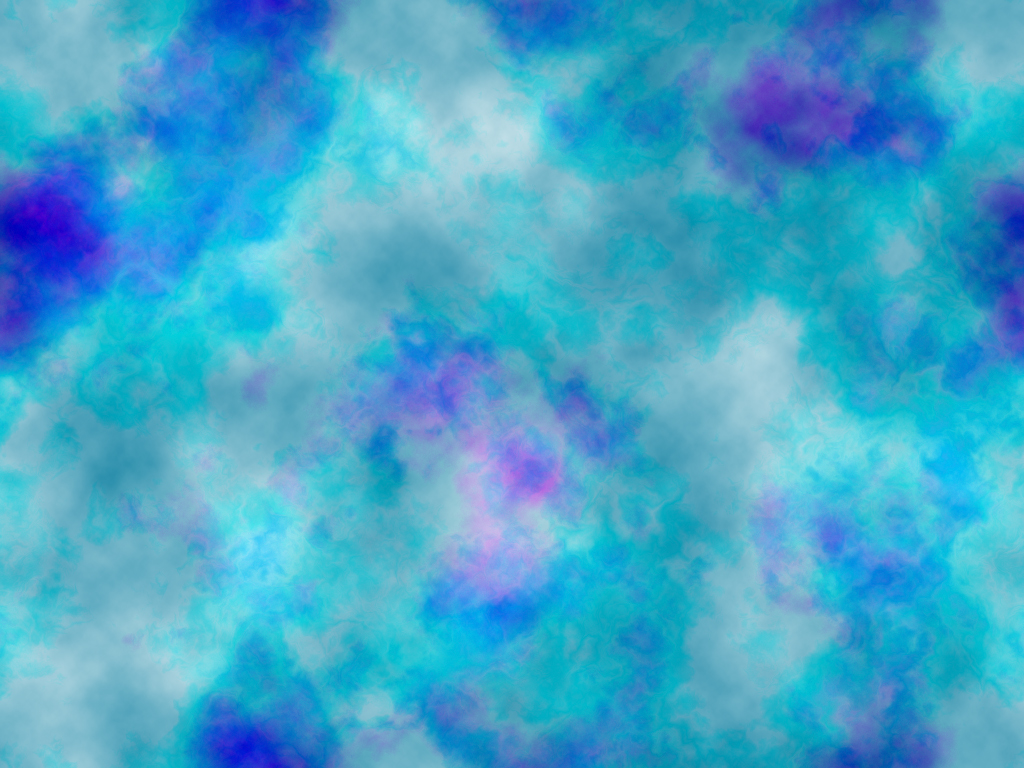
#> input picture Clouds.jpg, 1024 x 768 px
$ python image.py Clouds.jpg
#> lines starting #> are read from the running program, lines starting #| are printed output that depends on the picture; long printed decimals are rounded
import sys
import os
if sys.version_info < (3, 7):
    import imageio
else:
    import imageio.v2 as imageio
import numpy as np

def main():
    filename = sys.argv[-1]


    f = imageio.imread(filename, mode='L')
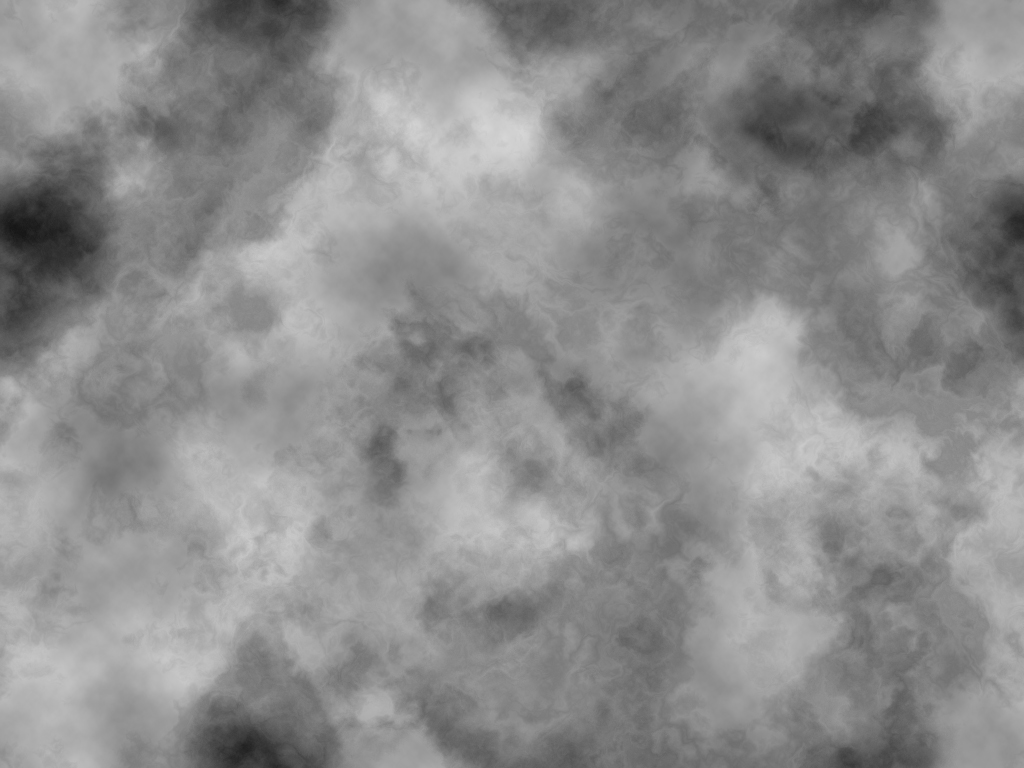
#> f: shape (768, 1024); min 22, max 213, mean 141.1

    def img_estim(img, thrshld):
#> called with thrshld = 40
        is_light = np.mean(img) > thrshld
#> is_light = True
        print(np.mean(img))
#| 141.130
        return 'light' if is_light else 'dark'

    print(img_estim(f, 40))
#| light
    print

if __name__ == '__main__':
    try:
        main()
    except KeyboardInterrupt:
        print('Interrupted')
        try:
            sys.exit(0)
        except SystemExit:
            os._exit(0)
